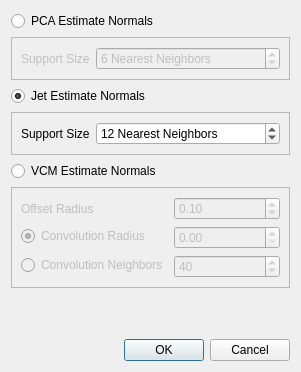
<?xml version="1.0" encoding="UTF-8"?>
<ui version="4.0">
 <class>NormalEstimationDialog</class>
 <widget class="QDialog" name="NormalEstimationDialog">
  <property name="geometry">
   <rect>
    <x>0</x>
    <y>0</y>
    <width>301</width>
    <height>372</height>
   </rect>
  </property>
  <property name="windowTitle">
   <string>Normal Estimation</string>
  </property>
  <layout class="QVBoxLayout" name="verticalLayout">
   <item>
    <widget class="QRadioButton" name="buttonPCA">
     <property name="text">
      <string>PCA Estimate Normals</string>
     </property>
    </widget>
   </item>
   <item>
    <widget class="QFrame" name="frame">
     <property name="enabled">
      <bool>false</bool>
     </property>
     <property name="frameShape">
      <enum>QFrame::StyledPanel</enum>
     </property>
     <property name="frameShadow">
      <enum>QFrame::Raised</enum>
     </property>
     <layout class="QFormLayout" name="formLayout_2">
      <property name="fieldGrowthPolicy">
       <enum>QFormLayout::AllNonFixedFieldsGrow</enum>
      </property>
      <item row="0" column="0">
       <widget class="QLabel" name="supportSizeLabel">
        <property name="text">
         <string>Support Size</string>
        </property>
       </widget>
      </item>
      <item row="0" column="1">
       <widget class="QSpinBox" name="m_pca_neighbors">
        <property name="suffix">
         <string> Nearest Neighbors</string>
        </property>
        <property name="minimum">
         <number>3</number>
        </property>
        <property name="maximum">
         <number>10000000</number>
        </property>
        <property name="value">
         <number>6</number>
        </property>
       </widget>
      </item>
     </layout>
    </widget>
   </item>
   <item>
    <widget class="QRadioButton" name="buttonJet">
     <property name="text">
      <string>Jet Estimate Normals</string>
     </property>
     <property name="checked">
      <bool>true</bool>
     </property>
    </widget>
   </item>
   <item>
    <widget class="QFrame" name="frame_2">
     <property name="frameShape">
      <enum>QFrame::StyledPanel</enum>
     </property>
     <property name="frameShadow">
      <enum>QFrame::Raised</enum>
     </property>
     <layout class="QFormLayout" name="formLayout_3">
      <property name="fieldGrowthPolicy">
       <enum>QFormLayout::AllNonFixedFieldsGrow</enum>
      </property>
      <item row="0" column="0">
       <widget class="QLabel" name="supportSizeLabel_2">
        <property name="text">
         <string>Support Size</string>
        </property>
       </widget>
      </item>
      <item row="0" column="1">
       <widget class="QSpinBox" name="m_jet_neighbors">
        <property name="suffix">
         <string> Nearest Neighbors</string>
        </property>
        <property name="minimum">
         <number>3</number>
        </property>
        <property name="maximum">
         <number>100000000</number>
        </property>
        <property name="value">
         <number>12</number>
        </property>
       </widget>
      </item>
     </layout>
    </widget>
   </item>
   <item>
    <widget class="QRadioButton" name="buttonVCM">
     <property name="text">
      <string>VCM Estimate Normals</string>
     </property>
    </widget>
   </item>
   <item>
    <widget class="QFrame" name="frame_3">
     <property name="enabled">
      <bool>false</bool>
     </property>
     <property name="frameShape">
      <enum>QFrame::StyledPanel</enum>
     </property>
     <property name="frameShadow">
      <enum>QFrame::Raised</enum>
     </property>
     <layout class="QFormLayout" name="formLayout_4">
      <property name="fieldGrowthPolicy">
       <enum>QFormLayout::AllNonFixedFieldsGrow</enum>
      </property>
      <item row="0" column="0">
       <widget class="QLabel" name="offsetRadiusLabel">
        <property name="text">
         <string>Offset Radius</string>
        </property>
       </widget>
      </item>
      <item row="0" column="1">
       <widget class="QDoubleSpinBox" name="m_offset_radius">
        <property name="minimum">
         <double>0.010000000000000</double>
        </property>
        <property name="singleStep">
         <double>0.010000000000000</double>
        </property>
        <property name="value">
         <double>0.100000000000000</double>
        </property>
       </widget>
      </item>
      <item row="1" column="1">
       <widget class="QDoubleSpinBox" name="m_convolution_radius"/>
      </item>
      <item row="1" column="0">
       <widget class="QRadioButton" name="buttonRadius">
        <property name="text">
         <string>Convolution Radius</string>
        </property>
        <property name="checked">
         <bool>true</bool>
        </property>
       </widget>
      </item>
      <item row="2" column="0">
       <widget class="QRadioButton" name="buttonNeighbors">
        <property name="text">
         <string>Convolution Neighbors</string>
        </property>
       </widget>
      </item>
      <item row="2" column="1">
       <widget class="QSpinBox" name="m_convolution_neighbors">
        <property name="enabled">
         <bool>false</bool>
        </property>
        <property name="maximum">
         <number>100000000</number>
        </property>
        <property name="value">
         <number>40</number>
        </property>
       </widget>
      </item>
     </layout>
    </widget>
   </item>
   <item>
    <spacer name="verticalSpacer">
     <property name="orientation">
      <enum>Qt::Vertical</enum>
     </property>
     <property name="sizeHint" stdset="0">
      <size>
       <width>20</width>
       <height>40</height>
      </size>
     </property>
    </spacer>
   </item>
   <item>
    <widget class="QDialogButtonBox" name="buttonBox">
     <property name="orientation">
      <enum>Qt::Horizontal</enum>
     </property>
     <property name="standardButtons">
      <set>QDialogButtonBox::Cancel|QDialogButtonBox::Ok</set>
     </property>
    </widget>
   </item>
  </layout>
 </widget>
 <resources/>
 <connections>
  <connection>
   <sender>buttonJet</sender>
   <signal>toggled(bool)</signal>
   <receiver>frame_2</receiver>
   <slot>setEnabled(bool)</slot>
   <hints>
    <hint type="sourcelabel">
     <x>199</x>
     <y>96</y>
    </hint>
    <hint type="destinationlabel">
     <x>199</x>
     <y>135</y>
    </hint>
   </hints>
  </connection>
  <connection>
   <sender>buttonPCA</sender>
   <signal>toggled(bool)</signal>
   <receiver>frame</receiver>
   <slot>setEnabled(bool)</slot>
   <hints>
    <hint type="sourcelabel">
     <x>199</x>
     <y>18</y>
    </hint>
    <hint type="destinationlabel">
     <x>199</x>
     <y>57</y>
    </hint>
   </hints>
  </connection>
  <connection>
   <sender>buttonVCM</sender>
   <signal>toggled(bool)</signal>
   <receiver>frame_3</receiver>
   <slot>setEnabled(bool)</slot>
   <hints>
    <hint type="sourcelabel">
     <x>199</x>
     <y>174</y>
    </hint>
    <hint type="destinationlabel">
     <x>199</x>
     <y>245</y>
    </hint>
   </hints>
  </connection>
  <connection>
   <sender>buttonRadius</sender>
   <signal>toggled(bool)</signal>
   <receiver>m_convolution_radius</receiver>
   <slot>setEnabled(bool)</slot>
   <hints>
    <hint type="sourcelabel">
     <x>90</x>
     <y>242</y>
    </hint>
    <hint type="destinationlabel">
     <x>285</x>
     <y>245</y>
    </hint>
   </hints>
  </connection>
  <connection>
   <sender>buttonNeighbors</sender>
   <signal>toggled(bool)</signal>
   <receiver>m_convolution_neighbors</receiver>
   <slot>setEnabled(bool)</slot>
   <hints>
    <hint type="sourcelabel">
     <x>101</x>
     <y>274</y>
    </hint>
    <hint type="destinationlabel">
     <x>285</x>
     <y>277</y>
    </hint>
   </hints>
  </connection>
  <connection>
   <sender>buttonBox</sender>
   <signal>accepted()</signal>
   <receiver>NormalEstimationDialog</receiver>
   <slot>accept()</slot>
   <hints>
    <hint type="sourcelabel">
     <x>199</x>
     <y>428</y>
    </hint>
    <hint type="destinationlabel">
     <x>199</x>
     <y>225</y>
    </hint>
   </hints>
  </connection>
  <connection>
   <sender>buttonBox</sender>
   <signal>rejected()</signal>
   <receiver>NormalEstimationDialog</receiver>
   <slot>reject()</slot>
   <hints>
    <hint type="sourcelabel">
     <x>199</x>
     <y>428</y>
    </hint>
    <hint type="destinationlabel">
     <x>199</x>
     <y>225</y>
    </hint>
   </hints>
  </connection>
 </connections>
</ui>
